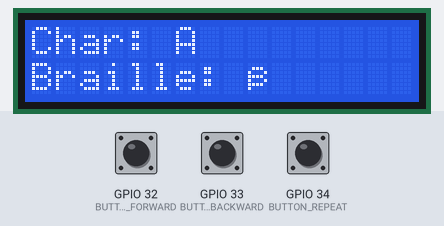
The sketch below on a simulated ESP32. Shown: 16×2 character LCD. The inputs (shaded band) are chosen by the test bench; at power-on: GPIO 32 (BUTTON_FORWARD) HIGH, GPIO 33 (BUTTON_BACKWARD) HIGH, GPIO 34 (BUTTON_REPEAT) HIGH.

Above: at 1.2 s.
1.3 s: GPIO 32 (BUTTON_FORWARD) pulled LOW for 3.2 s
At 5.5 s:
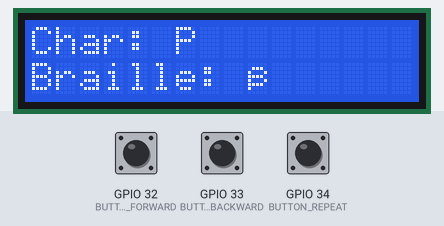
6.0 s: GPIO 32 (BUTTON_FORWARD) pulled LOW for 0.15 s
At 6.5 s:
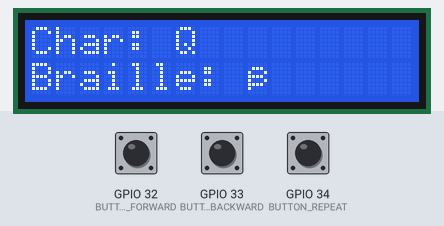
7.7 s: GPIO 32 (BUTTON_FORWARD) pulled LOW for 1 s
At 9.2 s:
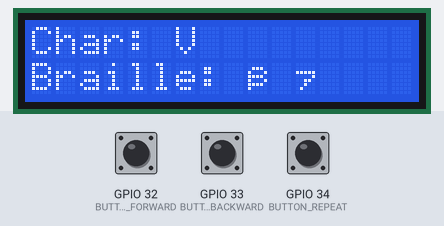
10.3 s: GPIO 32 (BUTTON_FORWARD) pulled LOW for 0.15 s
At 11.0 s:
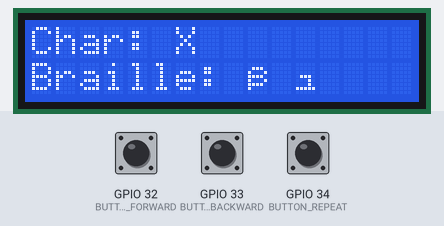
12.0 s: GPIO 32 (BUTTON_FORWARD) pulled LOW for 3.2 s
At 15.8 s:
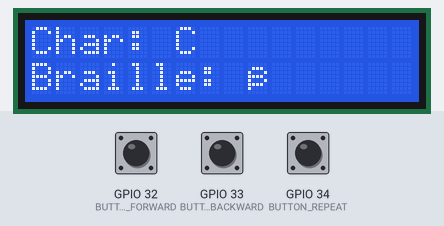
16.7 s: GPIO 33 (BUTTON_BACKWARD) pulled LOW for 0.15 s
At 18.3 s:
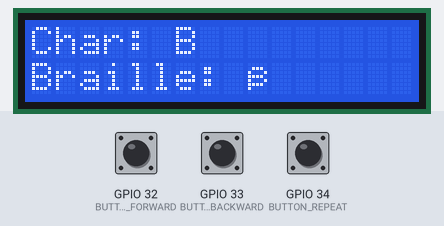
Timing chart, 0 to 19.4 s (numbered marks = the images above; inputs shaded):
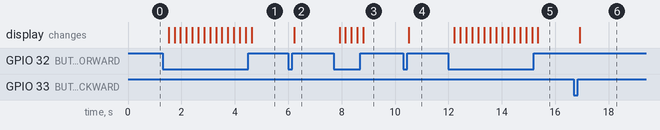

Measured:
- after the input at 1.3 s, the display: first changes after 0.22 s (image 1 shows a later state)
- after the input at 6.0 s, the display: changes after 0.22 s (image 2)
- after the input at 7.7 s, the display: first changes after 0.22 s (image 3 shows a later state)
- after the input at 10.3 s, the display: changes after 0.22 s (image 4)
- after the input at 12.0 s, the display: first changes after 0.22 s (image 5 shows a later state)
- after the input at 16.7 s, the display: changes after 0.22 s (image 6)

The sketch:

esp.ino
```cpp
#include <Wire.h>
#include <LiquidCrystal_I2C.h>

// Initialize the I2C LCD (Address 0x27, 16 columns, 2 rows)
LiquidCrystal_I2C lcd(0x27, 16, 2);

// GPIO Pins for SDA and SCL
#define SDA_PIN 27
#define SCL_PIN 26

// GPIO Pins for Buttons
#define BUTTON_FORWARD 32
#define BUTTON_BACKWARD 33
#define BUTTON_REPEAT 34

// Array of Braille characters (example mappings)
const char *braille[] = {
  "⠁", "⠃", "⠉", "⠙", "⠑", "⠋", "⠛", "⠓", "⠊", "⠚",  // A-J
  "⠅", "⠇", "⠍", "⠝", "⠕", "⠏", "⠟", "⠗", "⠎", "⠞",  // K-T
  "⠥", "⠧", "⠭", "⠽", "⠵",                                // U-Z
  "⠼⠁", "⠼⠃", "⠼⠉", "⠼⠙", "⠼⠑", "⠼⠋", "⠼⠛", "⠼⠓", "⠼⠊", "⠼⠚" // 0-9
};

const char *labels[] = {
  "A", "B", "C", "D", "E", "F", "G", "H", "I", "J",
  "K", "L", "M", "N", "O", "P", "Q", "R", "S", "T",
  "U", "V", "X", "Y", "Z",
  "0", "1", "2", "3", "4", "5", "6", "7", "8", "9"
};

int currentIndex = 0; // Tracks the current character index
int arraySize = sizeof(braille) / sizeof(braille[0]);

void setup() {
  // Initialize I2C LCD with custom SDA and SCL
  Wire.begin(SDA_PIN, SCL_PIN);
  lcd.begin();
  lcd.backlight();

  // Initialize buttons
  pinMode(BUTTON_FORWARD, INPUT_PULLUP);
  pinMode(BUTTON_BACKWARD, INPUT_PULLUP);
  pinMode(BUTTON_REPEAT, INPUT_PULLUP);

  // Display the first character
  displayCharacter();
}

void loop() {
  // Forward Button
  if (digitalRead(BUTTON_FORWARD) == LOW) {
    delay(200); // Debounce
    currentIndex = (currentIndex + 1) % arraySize; // Move forward
    displayCharacter();
  }

  // Backward Button
  if (digitalRead(BUTTON_BACKWARD) == LOW) {
    delay(200); // Debounce
    currentIndex = (currentIndex - 1 + arraySize) % arraySize; // Move backward
    displayCharacter();
  }

  // Repeat Button
  if (digitalRead(BUTTON_REPEAT) == LOW) {
    delay(200); // Debounce
    displayCharacter(); // Re-display the current character
  }
}

void displayCharacter() {
  lcd.clear();
  lcd.setCursor(0, 0);
  lcd.print("Char: ");
  lcd.print(labels[currentIndex]);
  lcd.setCursor(0, 1);
  lcd.print("Braille: ");
  lcd.print(braille[currentIndex]);
}
```
